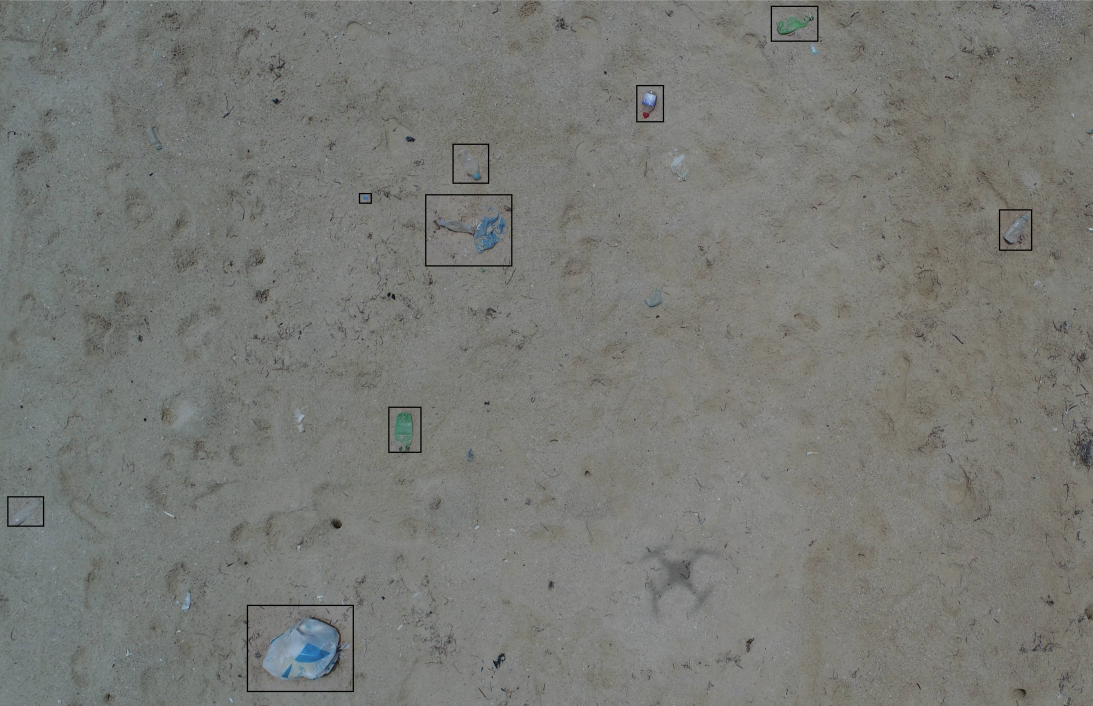
#> input picture 5. Image Processing and Path Planning/input-images/test1. mark.png, 1093 x 706 px, found by its file name; its folder holds 2 pictures in this run
$ python optimization.py
#> lines starting #> are read from the running program, lines starting #| are printed output that depends on the picture; after the words box and inside, x2 and y2 are one past the last pixel; in counts of white or black regions, pixels touching at a corner belong together
import cv2
import numpy as np
import os
import time
import pandas as pd
import matplotlib.pyplot as plt
import seaborn as sns

# Define input and output directories
input_dir = '/Users/irbaazpatel/PycharmProjects/Rl-capstone/input-images'
base_output_path = '/Users/irbaazpatel/PycharmProjects/Rl-capstone/Path-planning-output'
drone_image_path = "/Users/irbaazpatel/PycharmProjects/Rl-capstone/top-drone.png"

# Load drone image and resize it for visibility
drone_img = cv2.imread(drone_image_path)
if drone_img is not None:
    drone_img = cv2.resize(drone_img, (40, 40))  # Make the drone image larger for clarity
else:
    print(f"Warning: Unable to load drone image from {drone_image_path}")

# Ensure the base output directory exists
os.makedirs(base_output_path, exist_ok=True)

# Initialize lists to store metrics for tables and graphs
metrics = {
    'filename': [], 'contour_count': [], 'min_contour_area': [],
    'max_contour_area': [], 'avg_contour_area': [], 'total_path_distance': [],
    'processing_time': []
}

# Loop through each image in the input directory
for idx, filename in enumerate(os.listdir(input_dir)):
    if filename.endswith((".png", ".jpg", ".jpeg")):  # Improved file extension check
        input_image_path = os.path.join(input_dir, filename)
        output_image_path = os.path.join(base_output_path, f"yolo-output-image{idx + 1}.png")

        # Load and process the image
        image = cv2.imread(input_image_path)
#> image is the input picture: shape (706, 1093, 3); mean B, G, R 117.4, 121.8, 120.5
        if image is None:
            print(f"Warning: Unable to load image from {input_image_path}")
            # Append default values for metrics when the image is not loaded
            metrics['filename'].append(f"yolo-output-image{idx + 1}")
            metrics['contour_count'].append(0)
            metrics['min_contour_area'].append(0)
            metrics['max_contour_area'].append(0)
            metrics['avg_contour_area'].append(0)
            metrics['total_path_distance'].append(0)
            metrics['processing_time'].append(0)
            continue  # Skip to the next file if image cannot be loaded

        start_time = time.time()  # Start timing the processing

        gray = cv2.cvtColor(image, cv2.COLOR_BGR2GRAY)
        edged = cv2.Canny(gray, 270, 350)
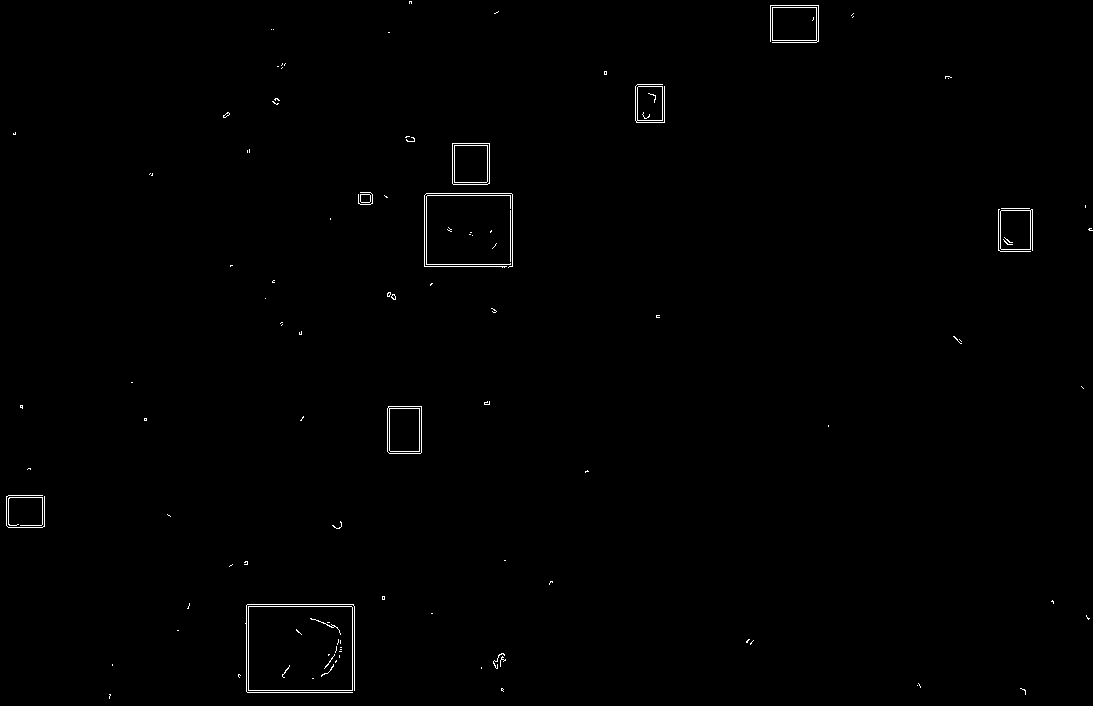
#> edged: shape (706, 1093); 0.5% white in thin lines or dots
        edged = cv2.dilate(edged, None, iterations=1)
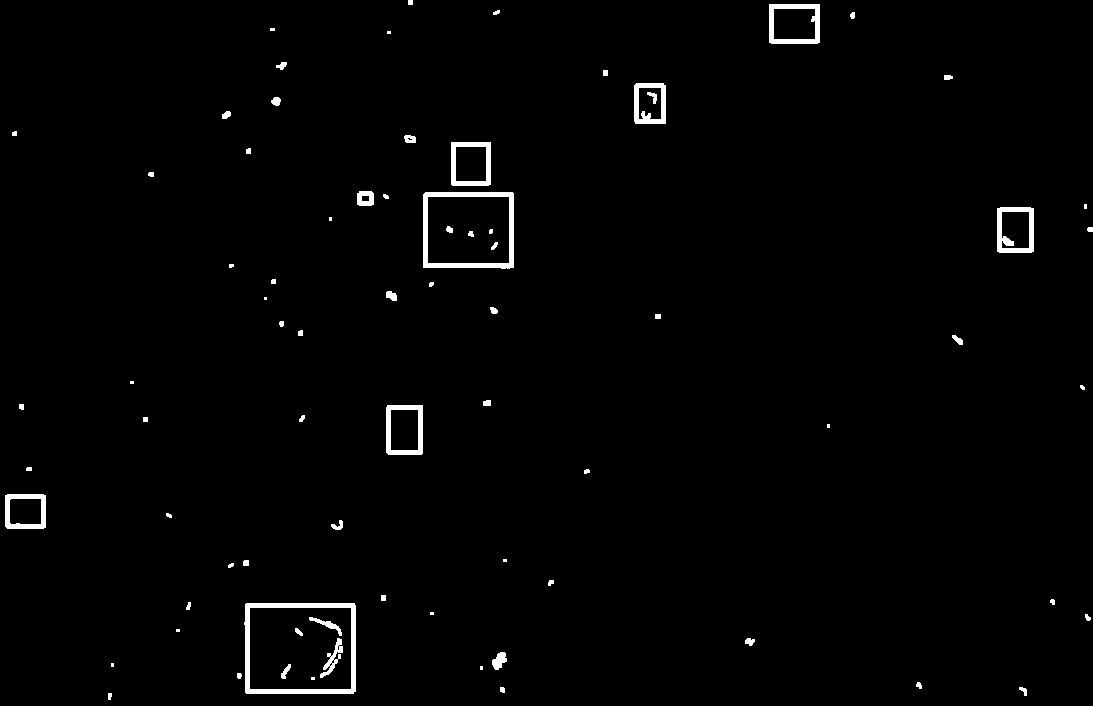
#> edged: shape (706, 1093); 1.4% white; 77 white regions (16 under 20 px), largest, box (x1, y1, x2, y2) and area: (244, 603, 356, 694) 1915, (423, 192, 514, 269) 1574, (769, 4, 820, 44) 826
        edged = cv2.erode(edged, None, iterations=1)
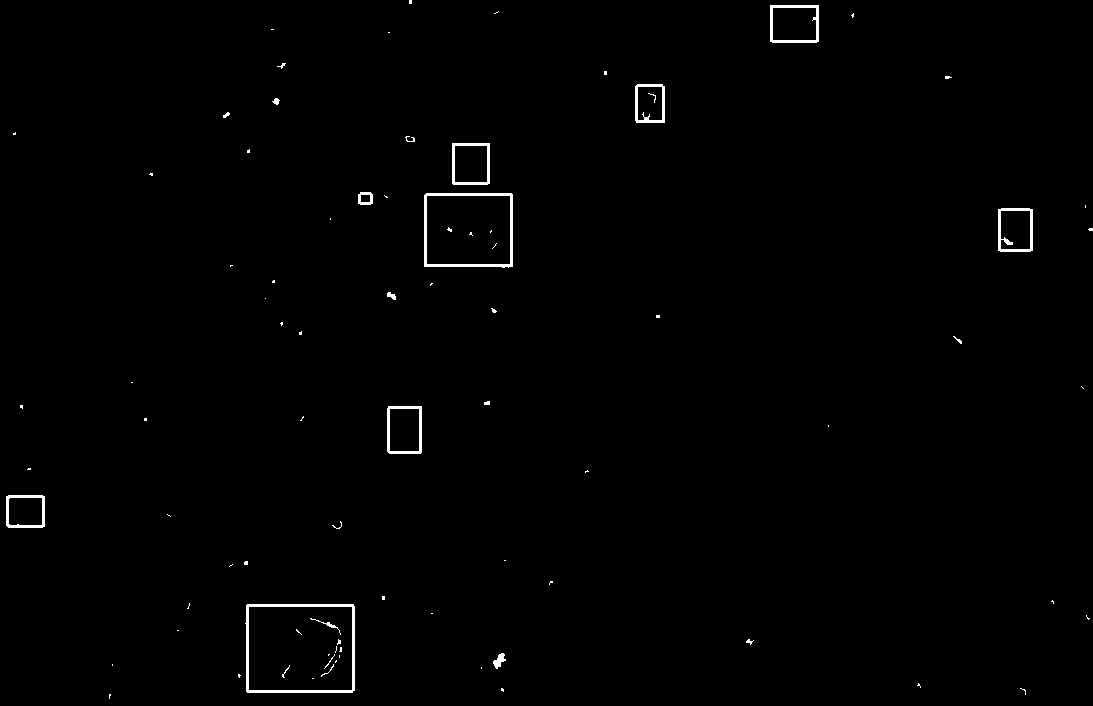
#> edged: shape (706, 1093); 0.75% white; 84 white regions (62 under 20 px)
        contours, _ = cv2.findContours(edged, cv2.RETR_EXTERNAL, cv2.CHAIN_APPROX_SIMPLE)
#> contours = 67 contours, 55 with area under 20; largest, box (x1, y1, x2, y2) and area: (245, 604, 355, 693) 9499, (424, 193, 513, 268) 6426, (770, 5, 819, 43) 1773, (387, 406, 422, 454) 1594, (452, 143, 490, 185) 1515

        # Filter contours by area to remove noise
        min_contour_area = 100
        filtered_contours = [c for c in contours if cv2.contourArea(c) > min_contour_area]
#> filtered_contours = 9 contours; largest, box (x1, y1, x2, y2) and area: (245, 604, 355, 693) 9499, (424, 193, 513, 268) 6426, (770, 5, 819, 43) 1773, (387, 406, 422, 454) 1594, (452, 143, 490, 185) 1515

        # Record contour metrics
        contour_areas = [cv2.contourArea(c) for c in filtered_contours]
#> contour_areas = [9499, 1209.5, 1594, 1454, 6425.5, 159.5, 1515, 1095, 1773]
        metrics['filename'].append(f"yolo-output-image{idx + 1}")
        metrics['contour_count'].append(len(filtered_contours))
        metrics['min_contour_area'].append(min(contour_areas) if contour_areas else 0)
        metrics['max_contour_area'].append(max(contour_areas) if contour_areas else 0)
        metrics['avg_contour_area'].append(np.mean(contour_areas) if contour_areas else 0)

        # Save the processed image with contours drawn
        cv2.drawContours(image, filtered_contours, -1, (0, 255, 0), 2)  # Draw contours in green
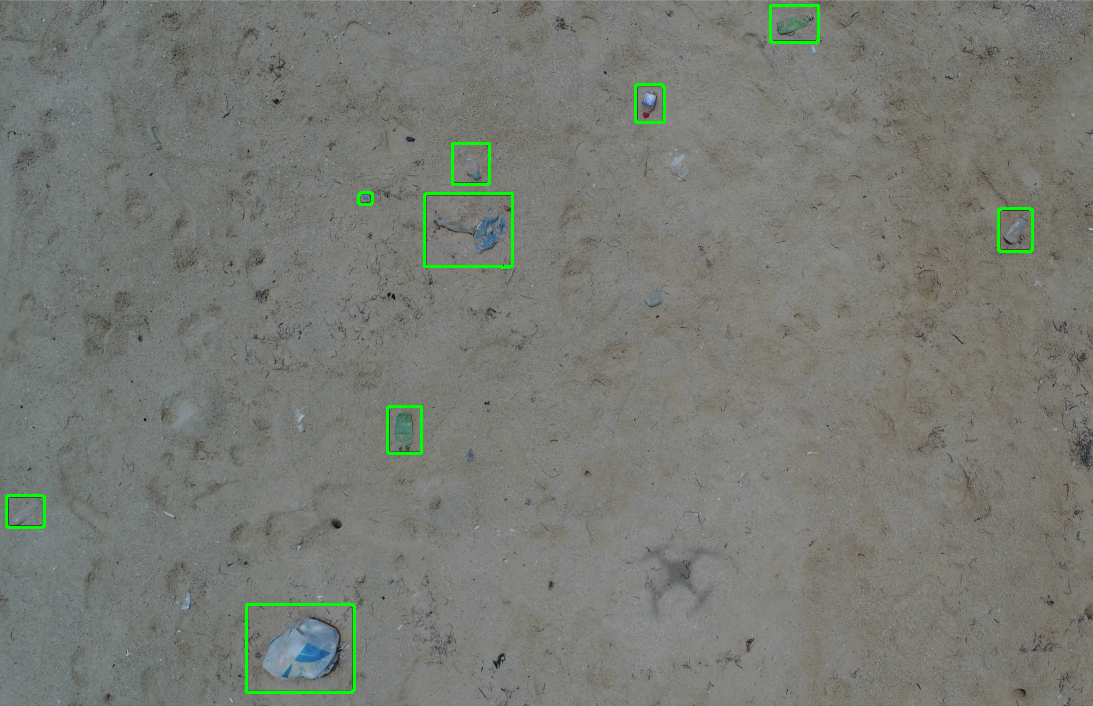
#> image: shape (706, 1093, 3); 0.65% of pixels changed, all inside (x1, y1, x2, y2) = (5, 4, 1034, 694)
        cv2.imwrite(output_image_path, image)  # Save the processed image

        # Record processing time
        processing_time = time.time() - start_time
        metrics['processing_time'].append(processing_time)
#> pass 2 of the loop `for idx, filename in enumerate(os.listdir(input_dir)):`:
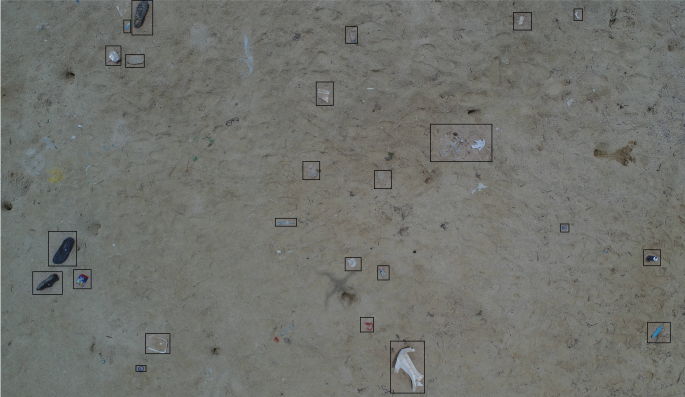
#> input picture 5. Image Processing and Path Planning/input-images/test3. mark.png, 1370 x 794 px, found by its file name (shown at 1/2 size)
#> image is the input picture: shape (794, 1370, 3); mean B, G, R 109.4, 114, 112.5
#> gray: shape (794, 1370)
#> `edged = cv2.dilate(edged, None, iterations=1)`:
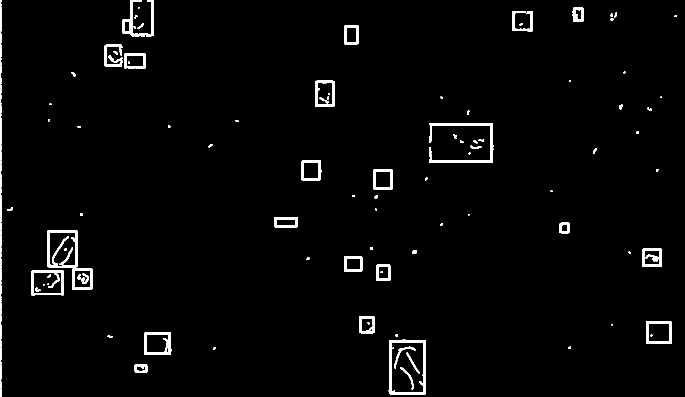
#> edged: shape (794, 1370) (shown at 1/2 size); 2.2% white; 97 white regions (21 under 20 px), largest, box (x1, y1, x2, y2) and area: (0, 0, 3, 794) 2265, (858, 246, 987, 326) 1873, (777, 679, 852, 789) 1795
#> contours = 81 contours, 56 with area under 20; largest, box (x1, y1, x2, y2) and area: (778, 680, 851, 788) 7526, (95, 461, 155, 534) 4238, (64, 542, 126, 590) 2759, (289, 666, 342, 709) 2141, (1293, 643, 1342, 687) 2060
#> filtered_contours = 24 contours; largest, box (x1, y1, x2, y2) and area: (778, 680, 851, 788) 7526, (95, 461, 155, 534) 4238, (64, 542, 126, 590) 2759, (289, 666, 342, 709) 2141, (1293, 643, 1342, 687) 2060
#> contour_areas = [329.5, 7525.5, 2141, 2060.5, 916, 2759, 1478, 738.5, 950, 1220.5, 4238.5, 330, 802.5, 1365, 1397.5, 688, 1760, 1098.5, 214, 906.5, 196.5, 480, 806, 586]
#> `cv2.drawContours(image, filtered_contours, -1, (0, 255, 0), 2)`:
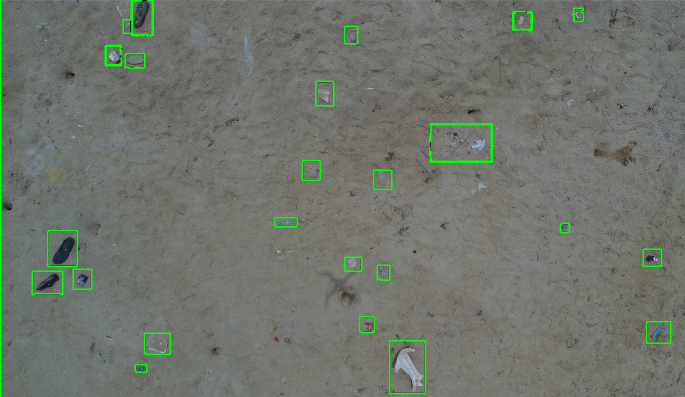
#> image: shape (794, 1370, 3) (shown at 1/2 size); 1.4% of pixels changed, all inside (x1, y1, x2, y2) = (0, 0, 1343, 794)

# Ensure all lists in metrics have the same length
num_entries = len(metrics['filename'])
for key in metrics:
    if len(metrics[key]) != num_entries:
        print(f"Warning: {key} has a different length. Adjusting to match.")
        while len(metrics[key]) < num_entries:
            # Fill missing entries with zero or appropriate default values
            if key in ['contour_count', 'min_contour_area', 'max_contour_area', 'avg_contour_area', 'total_path_distance']:
                metrics[key].append(0)
            elif key == 'processing_time':
                metrics[key].append(0)

# Export metrics to a CSV file for further analysis
metrics_df = pd.DataFrame(metrics)
metrics_csv_path = os.path.join(base_output_path, "path_planning_metrics.csv")
#> (the run stopped early here; a loop or call above may not have finished)
